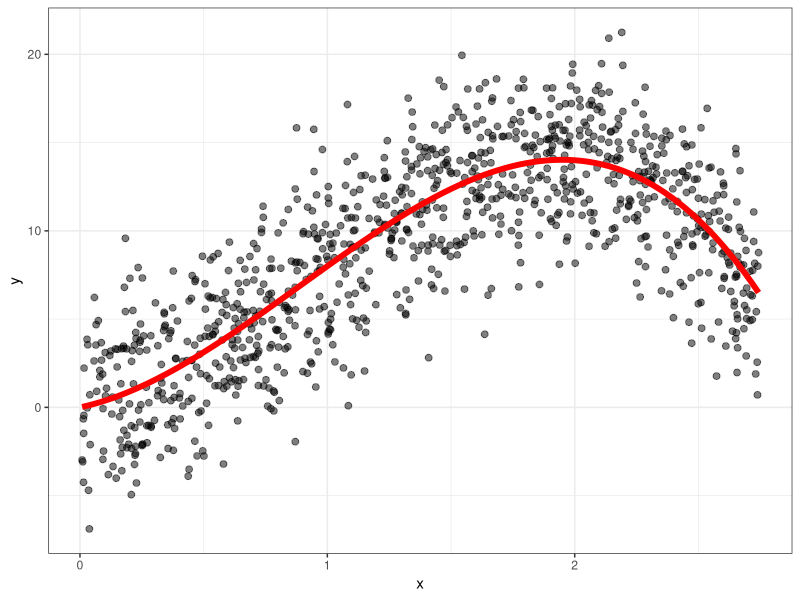
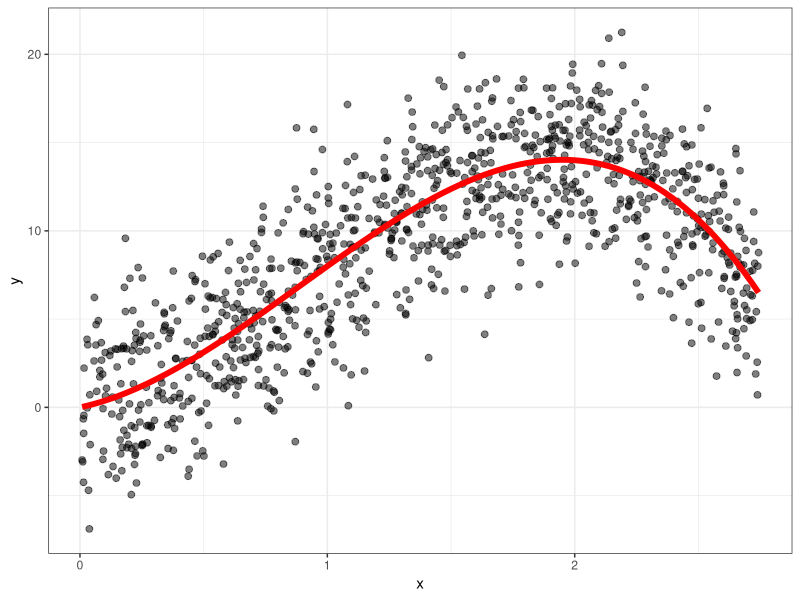
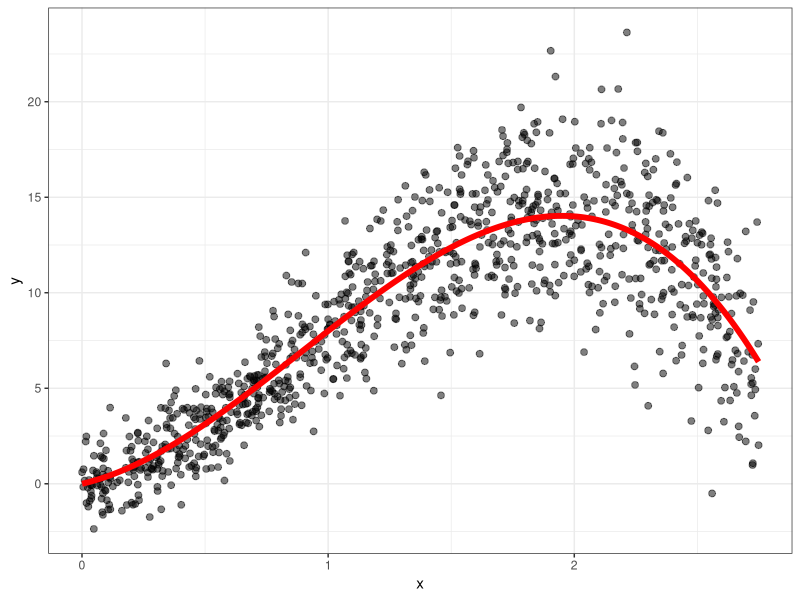
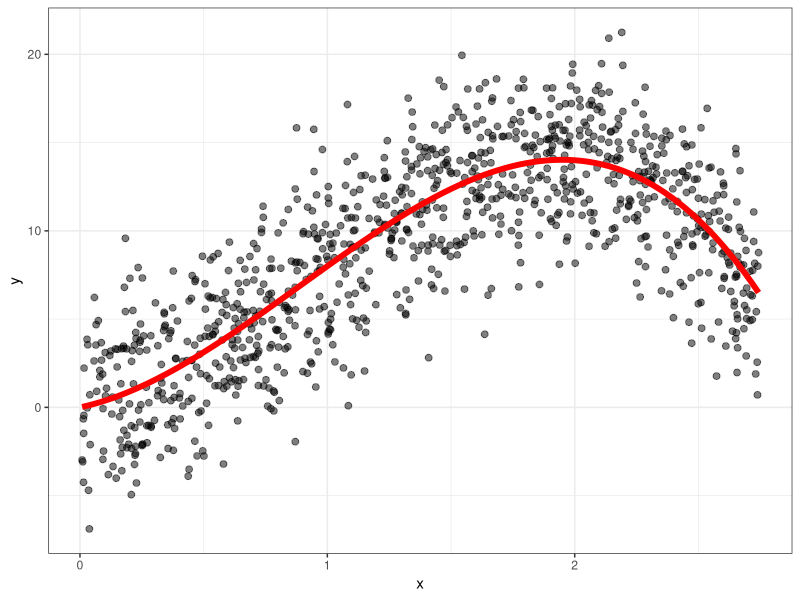
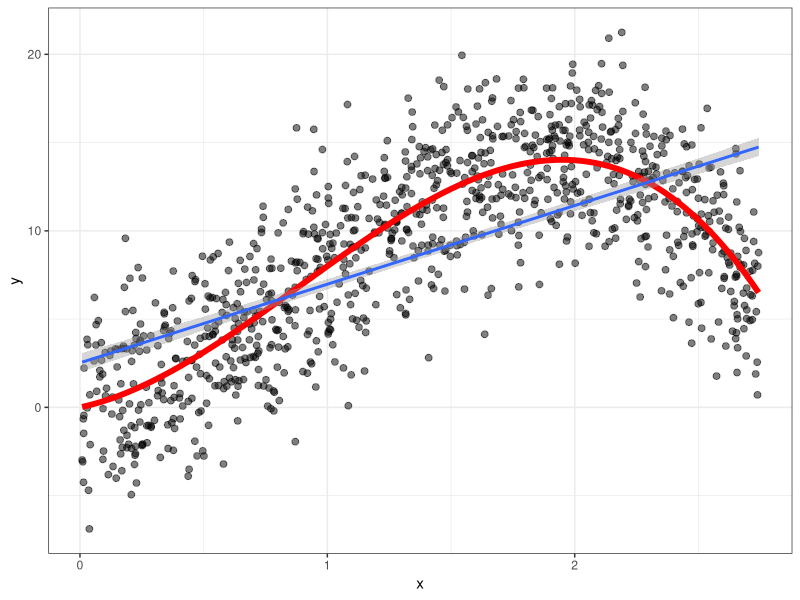
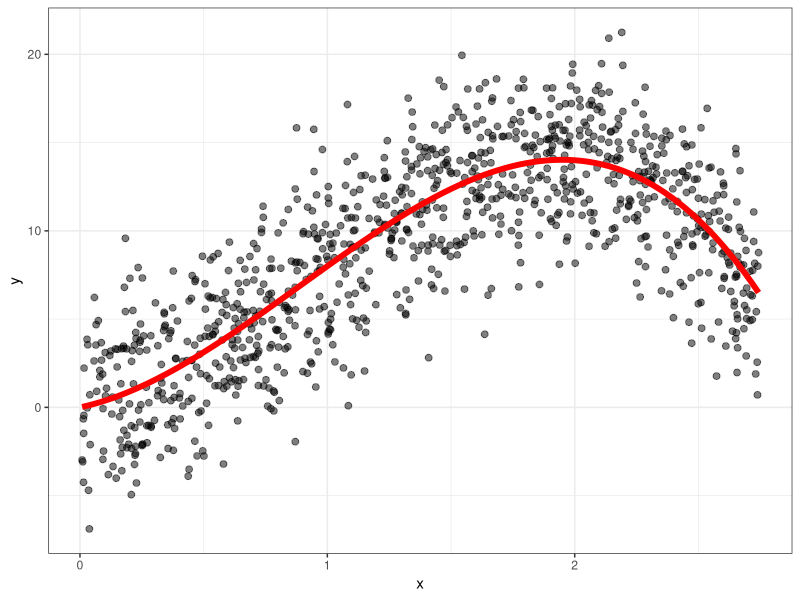
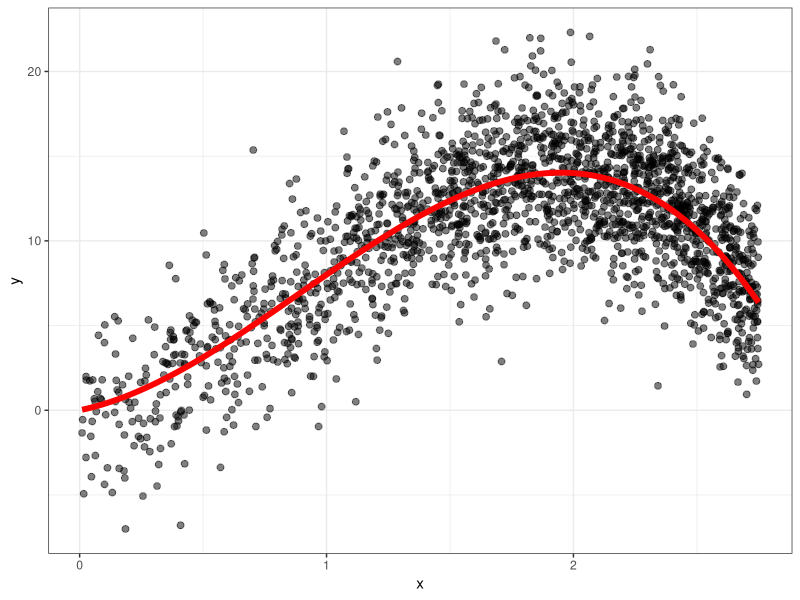
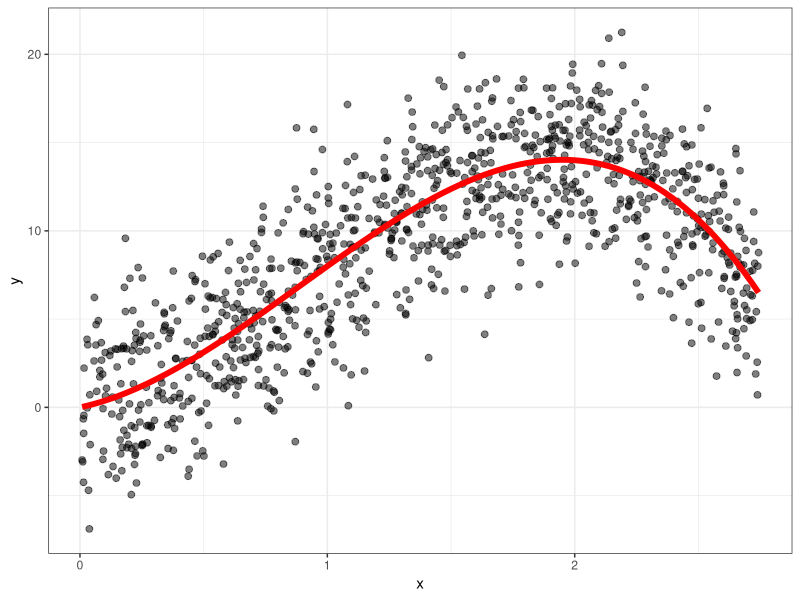

Reproduce these figures in R, in order. (Note: a time limit stopped this script after it produced the figures.)
## ---- chunk 1
library(tidyverse)
knitr::opts_chunk$set(fig.height=5, fig.width=8.5, fig.align="center", warning = F, message = F)
## ---- chunk 2
n <- 1000
dat <- tibble(x = runif(n, min = 0, max = 2.75)) |> 
  mutate(mu = 3*x + 8*x^2 - 3*x^3,
         y = rnorm(n, mean = mu, sd = 3))
p <- dat |> 
  ggplot(aes(x = x, y = y)) + 
  geom_point(alpha = .5, size = 2) +
  theme_bw() + 
  geom_line(aes(y = mu), col = "red", lwd = 2)
p
## ---- chunk 3
p
## ---- chunk 4
tibble(x = runif(n, min = 0, max = 2.75)) |> 
  mutate(mu = 3*x + 8*x^2 - 3*x^3,
         y = rnorm(n, mean = mu, sd = 1 + x)) |> 
  ggplot(aes(x = x, y = y)) + 
  geom_point(alpha = .5, size = 2) +
  theme_bw() + 
  geom_line(aes(y = mu), col = "red", lwd = 2)
## ---- chunk 5
p
## ---- chunk 6
p + 
  geom_smooth(method = lm)
## ---- chunk 7
p
## ---- chunk 8
n <- 5000
tibble(x = rnorm(n, mean = 3, sd = 1.5)) |> 
  mutate(mu = 3*x + 8*x^2 - 3*x^3,
         y = rnorm(n, mean = mu, sd = 3)) |> 
  filter(x > 0 & x < 2.75) |> 
  ggplot(aes(x = x, y = y)) + 
  geom_point(alpha = .5, size = 2) +
  theme_bw() + 
  geom_line(aes(y = mu), col = "red", lwd = 2)
## ---- chunk 9
p
## ---- chunk 10
head(dat, 4)
## ---- chunk 11
dat |> 
  summarize(var(y), var(y - mu), var(mu))
## ---- chunk 12
cef_alpha <- 0
cef_slope <- 2
n <- 15

set.seed(60641)
dat <- tibble(x = runif(n)) |> 
  mutate(y = rnorm(n, mean = cef_alpha + cef_slope*x, sd = .5)) |> 
  arrange(x)

the_lm <- lm(y ~ x, data = dat)

i <- 15
j <- 12
dat |> 
  ggplot(aes(x = x, y = y)) + 
  geom_point() + 
  geom_abline(slope = cef_slope, intercept = cef_alpha, col = "red", lwd = 1) + 
  geom_abline(slope = coef(the_lm)[2], intercept = coef(the_lm)[1], col = "black", lwd = 1) + 
  geom_text(x = .9, y = 1.9, label = "CEF", col = "red") + 
  geom_text(x = .9, y = .1 + predict(the_lm, newdata = data.frame(x = .9)), label = "OLS", col = "black") +
  geom_segment(x = dat$x[i], xend = dat$x[i], y = 2*dat$x[i], yend = dat$y[i], col = "red") + 
  geom_segment(x = dat$x[j], xend = dat$x[j], y = predict(the_lm, newdata = data.frame(x = dat$x[j])), yend = dat$y[j], col = "black")
  
 
## ---- chunk 13
ssr <- function(intercept, slope, dat){
  dat |> 
    mutate(prediction = intercept + slope*x,
           resid = y - prediction) |> 
    summarize(sum(resid^2)) |> 
    as.numeric()
}

betas <- expand_grid(intercept = seq(-1, 1, by = .025),
                    slope = seq(0, 4, by = .025))
                    
ssrs <- betas |> 
  mutate(this_ssr = pmap_dbl(betas, ssr, dat = dat)) 

the_min <- ssrs |> 
  filter(this_ssr == min(this_ssr))
the_min
## ---- chunk 14
nudge_x <-.05
nudge_y <-.025

ssrs |> 
  ggplot(aes(x = intercept, y = slope, z = this_ssr)) + 
  geom_contour() + 
  geom_point(x = coef(the_lm)[1], y = coef(the_lm)[2]) + 
  geom_point(x = 0, y = 2, col = "red") + 
  labs(x = "Intercept", y = "Slope", title = "Sum of squared residuals by grid method") +
  geom_text(x = 0 + nudge_x, y = 2 + nudge_y, label = "BLP") + 
  geom_text(data = the_min, aes(label = "Minimum\nSSR\ngrid point"), nudge_x = nudge_x, nudge_y = nudge_y)


## ---- chunk 15
X <- cbind(1, dat$x)
Y <- dat$y
solve(t(X)%*%X)%*%(t(X)%*%Y)
## ---- chunk 16
lm(y ~ x, data = dat)
## ---- chunk 17
lm(y ~ x, data = dat) |> summary()
## ---- chunk 18
pres <- read_csv("./../data/pres_data.csv") %>% 
  filter(year < 2020)
## ---- chunk 19
vote_app <- pres %>% 
  ggplot(aes(x = juneapp, y = incvote, label = year)) + 
  geom_point() + 
  ggrepel::geom_text_repel(size = 2) 
vote_app
## ---- chunk 20
vote_app + 
  geom_smooth(method = lm, se = F)
## ---- chunk 21
lm(incvote ~ juneapp, 
   data = pres)
## ---- chunk 22
# add variables to data
pres2 <- pres |> 
  mutate(juneapp_squared = juneapp^2,
         juneapp_cubed = juneapp^3)
lm(incvote ~ juneapp + juneapp_squared + juneapp_cubed, data = pres2)
## ---- chunk 23
# add variables to formula using I()
lm(incvote ~ juneapp + I(juneapp^2) + I(juneapp^3), data = pres)
## ---- chunk 24
# poly() function
lm(incvote ~ poly(juneapp, degree = 3, raw = T), data = pres)
## ---- chunk 25
pres %>% 
  ggplot(aes(x = juneapp, y = incvote)) + 
  geom_point() + 
  geom_smooth(method = "lm", se = F)
## ---- chunk 26
pres %>% 
  ggplot(aes(x = juneapp, y = incvote)) + 
  geom_point() + 
  geom_smooth(method = "lm", se = F,   #<<
              formula = y ~ poly(x, 3)) #<<
## ---- chunk 27
pres %>% 
  ggplot(aes(x = juneapp, y = incvote)) + 
  geom_point() + 
  geom_smooth(method = "lm", se = F,
              formula = y ~ poly(x, 12)) + #<<
  coord_cartesian(ylim = c(45, 62))
## ---- chunk 28
p
## ---- chunk 29
draw_dat <- function(n = 15){
  tibble(x = runif(n, min = 0, max = 2.75)) |> 
    mutate(mu = 3*x + 8*x^2 - 3*x^3, y = rnorm(n, mean = mu, sd = 3))
}

get_mse <- function(dat, mod){
  dat |> 
    mutate(resid = dat$y - predict(mod, newdata = dat)) |> 
    summarize(mean(resid^2)) |> 
    as.numeric()  
}
## ---- chunk 30
cef_dat <- tibble(x = seq(0, 2.75, by = .01)) |> 
  mutate(mu = 3*x + 8*x^2 - 3*x^3)

plot_dat <- draw_dat(n = 25)

base_plot <- plot_dat |> 
  ggplot(aes(x = x, y = y)) + 
  geom_point() +
  geom_line(data = cef_dat, aes(y = mu), col = "red", lwd = 2) + 
  geom_text(x = 0, y = 1, col = "red", label = "CEF") + 
  coord_cartesian(ylim = c(-5, 20))
## ---- chunk 31
base_plot +
  geom_smooth(method = "lm", se = F) + 
  labs(title = "Linear fit (polynomial order = 1)")
## ---- chunk 32
base_plot +
  geom_smooth(method = "lm", se = F, formula = y ~ poly(x, 3)) +
  labs(title = "Cubic fit (polynomial order = 3)")
## ---- chunk 33
big_dat <- draw_dat(n = 15000)
mod <- lm(y ~ x, data = dat)
results <- expand_grid(k = c(1, 2, 3, 4, 5),
            rep = 1:200,
            n = c(15, 50, 100, 500)) |> 
  mutate(data = map(n, draw_dat),
         mod = map2(k, data, ~ lm(y ~ poly(x, .x), data = .y)),
         mse_in_sample = map2_dbl(data, mod, get_mse),
         mse_out_of_sample = map_dbl(mod, get_mse, dat = big_dat)) 
## ---- chunk 34
results |> 
  pivot_longer(cols = contains("sample"), names_prefix = "mse_") |> 
  group_by(k, n, name) |> 
  summarize(value = mean(value)) |> 
  mutate(name = ifelse(name == "in_sample", "Mean squared residual\n(in sample)", "Mean squared error\n(in population)"),
         samp_size = factor(str_c("n = ", n)),
         samp_size = fct_reorder(samp_size, n)) |> 
  ggplot(aes(x = k, y = value, col = name)) + 
  geom_line(lwd = 1) + 
  coord_cartesian(ylim = c(0,30)) + 
  facet_wrap(vars(samp_size)) + 
  labs(x = "Order of polynomial", y = "Value", col = "") + 
  scale_color_manual(values = c("red", "black"))
## ---- chunk 35
pres |> 
  mutate(demhouse = as.integer(year %in% c(1950:1992, 2008)),
         demsen = as.integer(year %in% c(1950:1980, 1988:1994, 2002, 2008:2014)),
         demsum = demhouse + demsen + deminc,
         unified = ifelse(demsum == 3 | demsum == 0, "Unified government", "Not unified government")) -> pres_dat2
## ---- chunk 36
pres_dat2 |> 
  ggplot(aes(x = q2gdp, y = incvote, col = unified)) + 
  geom_point() + 
  geom_smooth(method = "lm", se = F) + 
  scale_color_manual(values = c("red", "darkgreen")) + 
  labs(col = "")
## ---- chunk 37
lm(incvote ~ q2gdp*unified, data = pres_dat2)
## ---- chunk 38
pres_dat3 <- pres_dat2 |> 
  mutate(interaction = q2gdp*as.integer(unified == "Unified government"))
lm(incvote ~ q2gdp + unified + interaction, data = pres_dat3)
